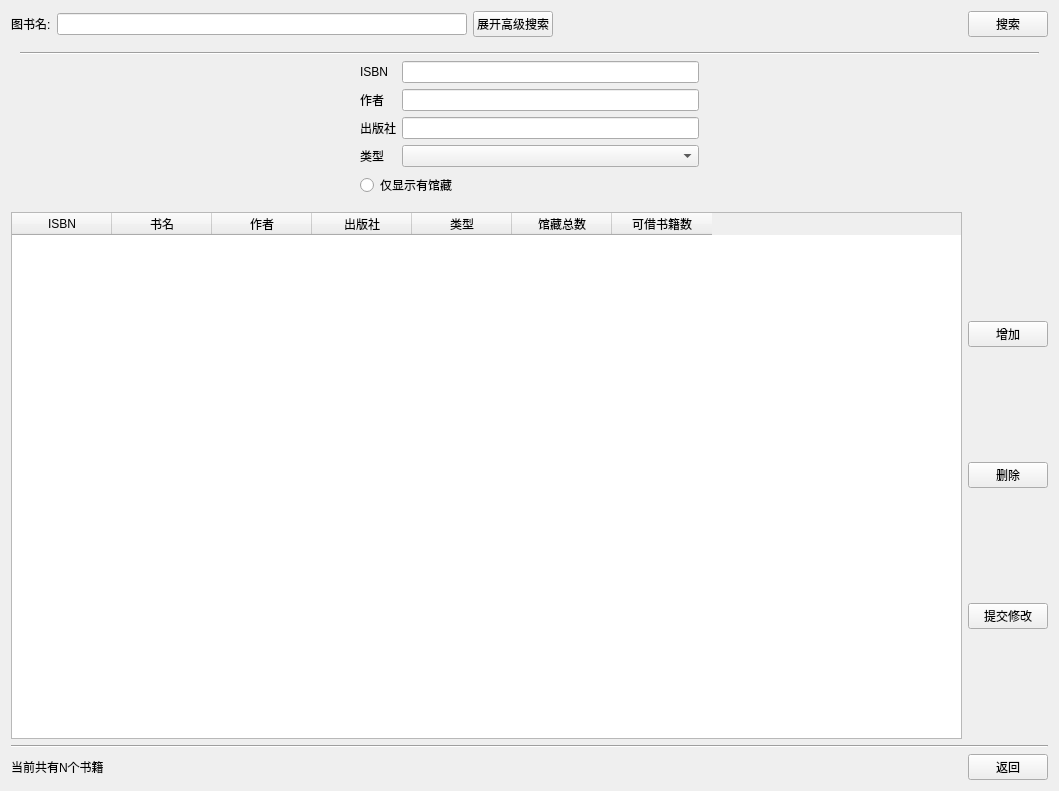
<?xml version="1.0" encoding="UTF-8"?>
<ui version="4.0">
 <class>Form</class>
 <widget class="QWidget" name="Form">
  <property name="geometry">
   <rect>
    <x>0</x>
    <y>0</y>
    <width>1059</width>
    <height>791</height>
   </rect>
  </property>
  <property name="windowTitle">
   <string>书籍管理</string>
  </property>
  <layout class="QHBoxLayout" name="horizontalLayout_2">
   <item>
    <layout class="QVBoxLayout" name="verticalLayout_6">
     <item>
      <layout class="QHBoxLayout" name="horizontalLayout_7">
       <item>
        <widget class="QLabel" name="label_2">
         <property name="text">
          <string>图书名:</string>
         </property>
        </widget>
       </item>
       <item>
        <widget class="QLineEdit" name="bookNameEdit">
         <property name="placeholderText">
          <string/>
         </property>
        </widget>
       </item>
       <item>
        <widget class="QPushButton" name="advancedSearchButton">
         <property name="text">
          <string>展开高级搜索</string>
         </property>
        </widget>
       </item>
       <item>
        <spacer name="horizontalSpacer_3">
         <property name="orientation">
          <enum>Qt::Horizontal</enum>
         </property>
         <property name="sizeHint" stdset="0">
          <size>
           <width>40</width>
           <height>20</height>
          </size>
         </property>
        </spacer>
       </item>
       <item>
        <widget class="QPushButton" name="searchButton">
         <property name="sizePolicy">
          <sizepolicy hsizetype="Fixed" vsizetype="Fixed">
           <horstretch>32</horstretch>
           <verstretch>32</verstretch>
          </sizepolicy>
         </property>
         <property name="toolTip">
          <string>搜索</string>
         </property>
         <property name="styleSheet">
          <string notr="true"/>
         </property>
         <property name="text">
          <string>搜索</string>
         </property>
         <property name="flat">
          <bool>false</bool>
         </property>
        </widget>
       </item>
      </layout>
     </item>
     <item>
      <widget class="QWidget" name="widget" native="true">
       <layout class="QHBoxLayout" name="horizontalLayout_6">
        <item>
         <layout class="QVBoxLayout" name="verticalLayout_4">
          <item>
           <widget class="Line" name="line_3">
            <property name="orientation">
             <enum>Qt::Horizontal</enum>
            </property>
           </widget>
          </item>
          <item>
           <layout class="QHBoxLayout" name="horizontalLayout_5">
            <item>
             <spacer name="horizontalSpacer_2">
              <property name="orientation">
               <enum>Qt::Horizontal</enum>
              </property>
              <property name="sizeHint" stdset="0">
               <size>
                <width>40</width>
                <height>20</height>
               </size>
              </property>
             </spacer>
            </item>
            <item>
             <layout class="QVBoxLayout" name="verticalLayout_3">
              <item>
               <layout class="QHBoxLayout" name="horizontalLayout_4">
                <item>
                 <layout class="QVBoxLayout" name="verticalLayout">
                  <item>
                   <widget class="QLabel" name="label_1">
                    <property name="text">
                     <string>ISBN</string>
                    </property>
                   </widget>
                  </item>
                  <item>
                   <widget class="QLabel" name="label_3">
                    <property name="text">
                     <string>作者</string>
                    </property>
                   </widget>
                  </item>
                  <item>
                   <widget class="QLabel" name="label">
                    <property name="text">
                     <string>出版社</string>
                    </property>
                   </widget>
                  </item>
                  <item>
                   <widget class="QLabel" name="label_4">
                    <property name="text">
                     <string>类型</string>
                    </property>
                   </widget>
                  </item>
                 </layout>
                </item>
                <item>
                 <layout class="QVBoxLayout" name="verticalLayout_2">
                  <item>
                   <widget class="QLineEdit" name="ISBNEdit"/>
                  </item>
                  <item>
                   <widget class="QLineEdit" name="authorEdit"/>
                  </item>
                  <item>
                   <widget class="QLineEdit" name="pressEdit"/>
                  </item>
                  <item>
                   <widget class="QComboBox" name="typeBox">
                    <item>
                     <property name="text">
                      <string/>
                     </property>
                    </item>
                    <item>
                     <property name="text">
                      <string>教育</string>
                     </property>
                    </item>
                    <item>
                     <property name="text">
                      <string>科技</string>
                     </property>
                    </item>
                   </widget>
                  </item>
                 </layout>
                </item>
               </layout>
              </item>
              <item>
               <widget class="QRadioButton" name="remainderButton">
                <property name="text">
                 <string>仅显示有馆藏</string>
                </property>
               </widget>
              </item>
             </layout>
            </item>
            <item>
             <spacer name="horizontalSpacer_4">
              <property name="orientation">
               <enum>Qt::Horizontal</enum>
              </property>
              <property name="sizeHint" stdset="0">
               <size>
                <width>40</width>
                <height>20</height>
               </size>
              </property>
             </spacer>
            </item>
           </layout>
          </item>
         </layout>
        </item>
       </layout>
      </widget>
     </item>
     <item>
      <layout class="QHBoxLayout" name="horizontalLayout">
       <item>
        <widget class="QTableWidget" name="informationTable">
         <property name="editTriggers">
          <set>QAbstractItemView::DoubleClicked</set>
         </property>
         <column>
          <property name="text">
           <string>ISBN</string>
          </property>
         </column>
         <column>
          <property name="text">
           <string>书名</string>
          </property>
         </column>
         <column>
          <property name="text">
           <string>作者</string>
          </property>
         </column>
         <column>
          <property name="text">
           <string>出版社</string>
          </property>
         </column>
         <column>
          <property name="text">
           <string>类型</string>
          </property>
         </column>
         <column>
          <property name="text">
           <string>馆藏总数</string>
          </property>
         </column>
         <column>
          <property name="text">
           <string>可借书籍数</string>
          </property>
         </column>
        </widget>
       </item>
       <item>
        <layout class="QVBoxLayout" name="verticalLayout_5">
         <item>
          <widget class="QPushButton" name="addBookButton">
           <property name="text">
            <string>增加</string>
           </property>
          </widget>
         </item>
         <item>
          <widget class="QPushButton" name="deleteBookButton">
           <property name="text">
            <string>删除</string>
           </property>
          </widget>
         </item>
         <item>
          <widget class="QPushButton" name="submitButton">
           <property name="text">
            <string>提交修改</string>
           </property>
          </widget>
         </item>
        </layout>
       </item>
      </layout>
     </item>
     <item>
      <widget class="Line" name="line_2">
       <property name="orientation">
        <enum>Qt::Horizontal</enum>
       </property>
      </widget>
     </item>
     <item>
      <layout class="QHBoxLayout" name="horizontalLayout_3">
       <item>
        <widget class="QLabel" name="searchInformationLabel">
         <property name="text">
          <string>当前共有N个书籍</string>
         </property>
        </widget>
       </item>
       <item>
        <spacer name="horizontalSpacer">
         <property name="orientation">
          <enum>Qt::Horizontal</enum>
         </property>
         <property name="sizeHint" stdset="0">
          <size>
           <width>40</width>
           <height>20</height>
          </size>
         </property>
        </spacer>
       </item>
       <item>
        <widget class="QPushButton" name="backButton">
         <property name="text">
          <string>返回</string>
         </property>
        </widget>
       </item>
      </layout>
     </item>
    </layout>
   </item>
  </layout>
 </widget>
 <resources/>
 <connections/>
</ui>
